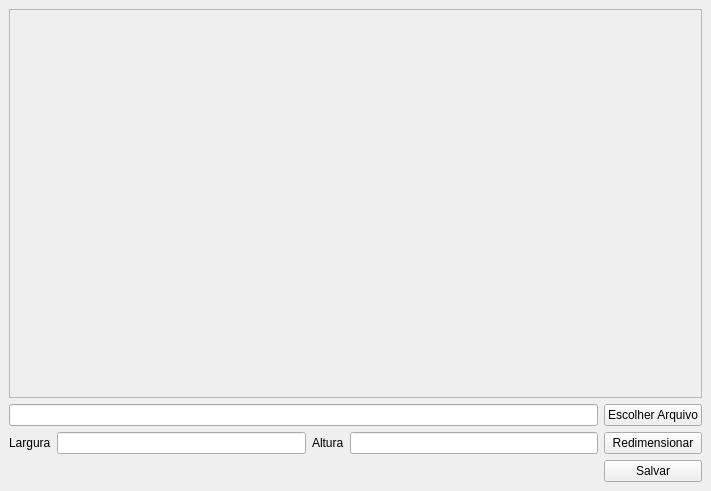
<?xml version="1.0" encoding="UTF-8"?>
<ui version="4.0">
 <class>MainWindow</class>
 <widget class="QMainWindow" name="MainWindow">
  <property name="geometry">
   <rect>
    <x>0</x>
    <y>0</y>
    <width>711</width>
    <height>491</height>
   </rect>
  </property>
  <property name="windowTitle">
   <string>Redimencionar Imagem</string>
  </property>
  <widget class="QWidget" name="centralwidget">
   <layout class="QGridLayout" name="gridLayout">
    <item row="2" column="0">
     <widget class="QLabel" name="label">
      <property name="text">
       <string>Largura</string>
      </property>
     </widget>
    </item>
    <item row="2" column="1">
     <widget class="QLineEdit" name="inputLargura"/>
    </item>
    <item row="2" column="4">
     <widget class="QPushButton" name="btnRedimensionar">
      <property name="text">
       <string>Redimensionar</string>
      </property>
     </widget>
    </item>
    <item row="3" column="4">
     <widget class="QPushButton" name="btnSalvar">
      <property name="text">
       <string>Salvar</string>
      </property>
     </widget>
    </item>
    <item row="0" column="0" colspan="5">
     <widget class="QScrollArea" name="scrollArea">
      <property name="widgetResizable">
       <bool>true</bool>
      </property>
      <widget class="QWidget" name="scrollAreaWidgetContents">
       <property name="geometry">
        <rect>
         <x>0</x>
         <y>0</y>
         <width>691</width>
         <height>384</height>
        </rect>
       </property>
       <layout class="QGridLayout" name="gridLayout_2">
        <item row="0" column="0">
         <widget class="QLabel" name="labelImg">
          <property name="text">
           <string/>
          </property>
         </widget>
        </item>
       </layout>
      </widget>
     </widget>
    </item>
    <item row="1" column="4">
     <widget class="QPushButton" name="BtnEscolherarquivo">
      <property name="text">
       <string>Escolher Arquivo</string>
      </property>
     </widget>
    </item>
    <item row="1" column="0" colspan="4">
     <widget class="QLineEdit" name="InputEndArquivo"/>
    </item>
    <item row="2" column="2">
     <widget class="QLabel" name="label_2">
      <property name="text">
       <string>Altura</string>
      </property>
     </widget>
    </item>
    <item row="2" column="3">
     <widget class="QLineEdit" name="inputAltura"/>
    </item>
   </layout>
  </widget>
 </widget>
 <resources/>
 <connections/>
</ui>
